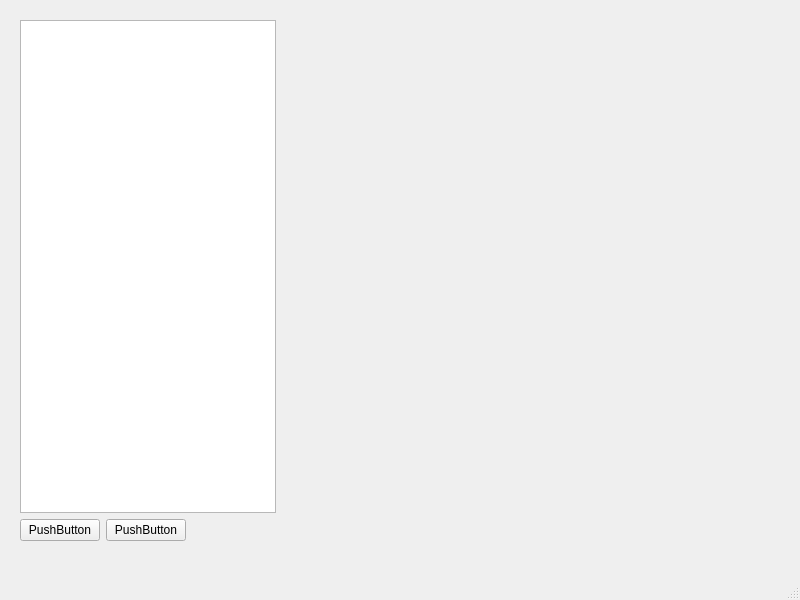
<?xml version="1.0" encoding="UTF-8"?>
<ui version="4.0">
 <class>MainWindow</class>
 <widget class="QMainWindow" name="MainWindow">
  <property name="geometry">
   <rect>
    <x>0</x>
    <y>0</y>
    <width>800</width>
    <height>600</height>
   </rect>
  </property>
  <property name="windowTitle">
   <string>MainWindow</string>
  </property>
  <widget class="QWidget" name="centralwidget">
   <widget class="QWidget" name="">
    <property name="geometry">
     <rect>
      <x>20</x>
      <y>20</y>
      <width>761</width>
      <height>521</height>
     </rect>
    </property>
    <layout class="QVBoxLayout" name="verticalLayout">
     <item>
      <layout class="QHBoxLayout" name="horizontalLayout">
       <item>
        <widget class="QTreeView" name="treeView">
         <property name="sizePolicy">
          <sizepolicy hsizetype="Fixed" vsizetype="Expanding">
           <horstretch>0</horstretch>
           <verstretch>0</verstretch>
          </sizepolicy>
         </property>
        </widget>
       </item>
       <item>
        <widget class="QWidget" name="widget" native="true">
         <property name="sizePolicy">
          <sizepolicy hsizetype="Expanding" vsizetype="Expanding">
           <horstretch>0</horstretch>
           <verstretch>0</verstretch>
          </sizepolicy>
         </property>
        </widget>
       </item>
      </layout>
     </item>
     <item>
      <layout class="QHBoxLayout" name="horizontalLayout_2">
       <item>
        <widget class="QPushButton" name="pushButton">
         <property name="text">
          <string>PushButton</string>
         </property>
        </widget>
       </item>
       <item>
        <widget class="QPushButton" name="pushButton_2">
         <property name="text">
          <string>PushButton</string>
         </property>
        </widget>
       </item>
       <item>
        <spacer name="horizontalSpacer">
         <property name="orientation">
          <enum>Qt::Orientation::Horizontal</enum>
         </property>
         <property name="sizeHint" stdset="0">
          <size>
           <width>40</width>
           <height>20</height>
          </size>
         </property>
        </spacer>
       </item>
      </layout>
     </item>
    </layout>
   </widget>
  </widget>
  <widget class="QMenuBar" name="menubar">
   <property name="geometry">
    <rect>
     <x>0</x>
     <y>0</y>
     <width>800</width>
     <height>21</height>
    </rect>
   </property>
  </widget>
  <widget class="QStatusBar" name="statusbar"/>
 </widget>
 <resources/>
 <connections/>
</ui>
